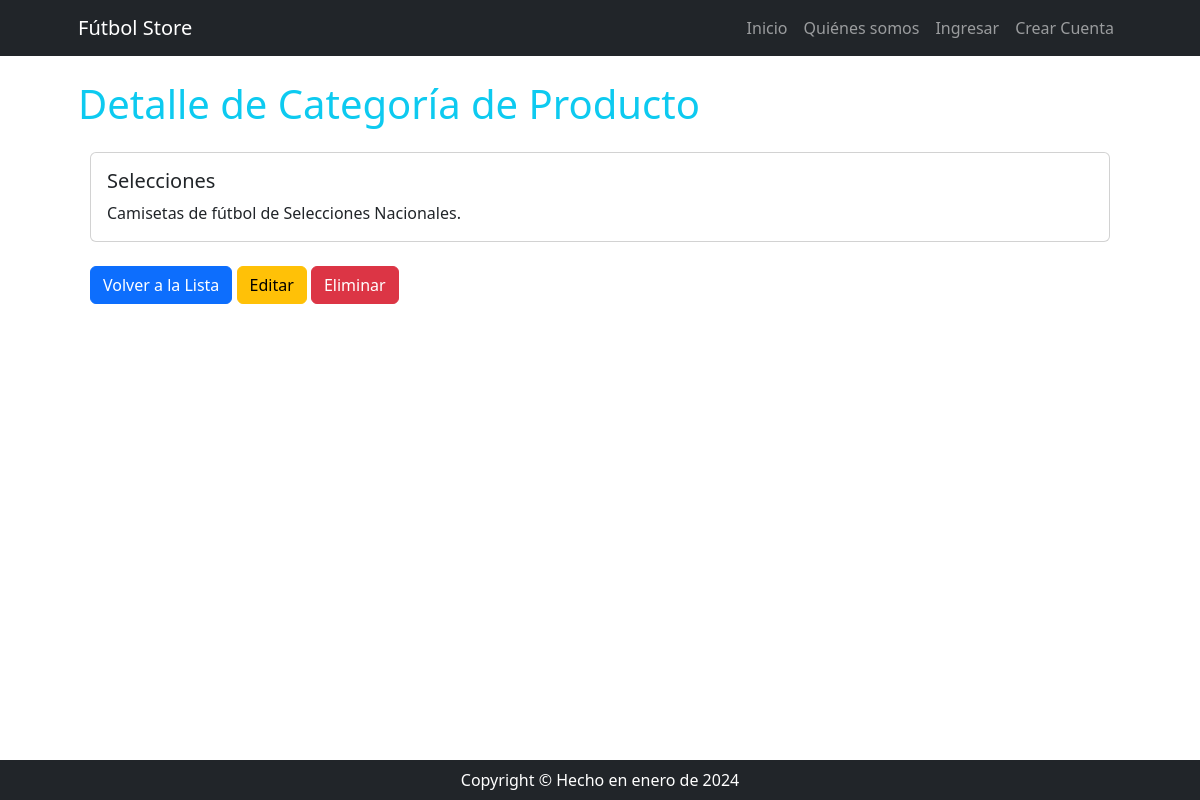
Screenshot of /producto/producto/detail/3/ with the database file from the repository.
### apps/producto/models.py (models this page shows, shortened)
class ProductoCategoria(models.Model):
    nombre = models.CharField(max_length=100)
    descripcion = models.TextField(null=True, blank=True, verbose_name="descripción")
    class Meta:
        verbose_name = "categoría de productos"
        verbose_name_plural = "categorías de productos"

### apps/producto/views.py (the view)
# urls.py: path("producto/detail/<int:pk>/", ProductoCategoriaDetail.as_view(), name="productocategoria_detail"),
class ProductoCategoriaDetail(DetailView):
    model = ProductoCategoria

### apps/producto/templates/producto/productocategoria_detail.html (shortened to what this page needs)
{% extends 'core/base.html' %}
{% block content_title %}
    Detalle de Categoría de Producto
{% endblock  %}
{% block content %}
  <div class="container">
    <div class="card mt-4">
      <div class="card-body">
        <h5 class="card-title">{{ object.nombre }}</h5>
        <p class="card-text">{{ object.descripcion }}</p>
      </div>
    </div>
    <div class="mt-4">
      <a href="{% url 'producto:productocategoria_list' %}" class="btn btn-primary">Volver a la Lista</a>
      <a href="{% url 'producto:productocategoria_update' object.id %}" class="btn btn-warning">Editar</a>
      <a href="{% url 'producto:productocategoria_delete' object.id %}" class="btn btn-danger">Eliminar</a>
    </div>
  </div>
{% endblock content %}

### rows the page displays
ProductoCategoria: nombre "Selecciones", descripcion "Camisetas de fútbol de Selecciones Nacionales."
